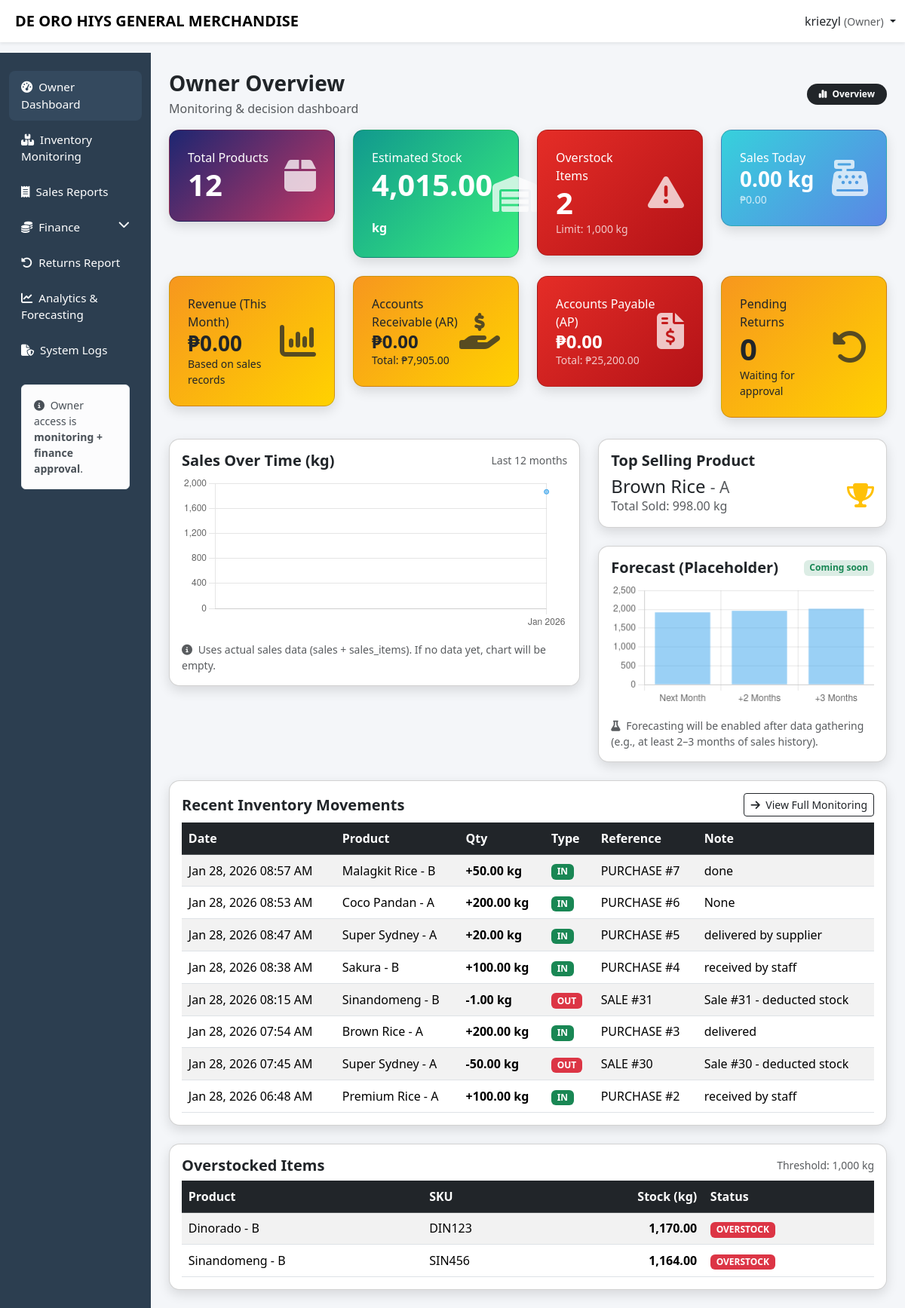
Page /owner/dashboard.php (signed in) on the committed database.
### tables this page shows
CREATE TABLE `inventory_transactions` (
    `inventTrans_id` int(11) NOT NULL,
    `product_id` int(11) DEFAULT NULL,
    `qty_kg` decimal(10,2) DEFAULT NULL,
    `reference_id` int(11) DEFAULT NULL,
    `reference_type` enum('sale','purchase','return','delivery','adjust') DEFAULT NULL,
    `type` enum('in','out','adjust') DEFAULT NULL,
    `note` text DEFAULT NULL,
    `created_at` timestamp NOT NULL DEFAULT current_timestamp()
  );

CREATE TABLE `products` (
    `product_id` int(11) NOT NULL,
    `variety` varchar(100) DEFAULT NULL,
    `grade` varchar(50) DEFAULT NULL,
    `sku` varchar(50) DEFAULT NULL,
    `unit_weight_kg` decimal(10,2) DEFAULT NULL,
    `unit_price` decimal(10,2) DEFAULT NULL,
    `delivery_date` date DEFAULT NULL,
    `created_at` timestamp NOT NULL DEFAULT current_timestamp(),
    `archived` tinyint(1) NOT NULL DEFAULT 0,
    `stock_kg` decimal(10,2) NOT NULL DEFAULT 0.00
  );

### owner/dashboard.php (the view, shortened to what the rows shown need)
<?php
include '../config/db.php';
$OVERSTOCK_LIMIT_KG = 1000;
$overstockList = $conn->query("
  SELECT p.product_id, p.variety, p.grade, p.sku,
    (
      IFNULL(SUM(CASE WHEN LOWER(it.type)='in' THEN it.qty_kg ELSE 0 END),0)
      - IFNULL(SUM(CASE WHEN LOWER(it.type)='out' THEN it.qty_kg ELSE 0 END),0)
      + IFNULL(SUM(CASE WHEN LOWER(it.type)='adjust' THEN it.qty_kg ELSE 0 END),0)
    ) AS stock_kg
  FROM products p
  LEFT JOIN inventory_transactions it ON it.product_id = p.product_id
  WHERE IFNULL(p.archived,0)=0
  GROUP BY p.product_id
  HAVING stock_kg >= $OVERSTOCK_LIMIT_KG
  ORDER BY stock_kg DESC
  LIMIT 8
");
$recentInventory = $conn->query("
    SELECT it.created_at, it.product_id, it.qty_kg, it.type, it.reference_type, it.reference_id, it.note,
           p.variety, p.grade
    FROM inventory_transactions it
    LEFT JOIN products p ON it.product_id = p.product_id
    ORDER BY it.created_at DESC
    LIMIT 8
");
$months = [];
$salesData = [];
$monthly = $conn->query("
    SELECT DATE_FORMAT(s.sale_date,'%b %Y') AS month,
           IFNULL(SUM(si.qty_kg),0) AS total
    FROM sales_items si
    JOIN sales s ON si.sale_id = s.sale_id
    WHERE (s.status IS NULL OR LOWER(s.status) <> 'cancelled')
    GROUP BY YEAR(s.sale_date), MONTH(s.sale_date)
    ORDER BY YEAR(s.sale_date), MONTH(s.sale_date)
    LIMIT 12
");
if($monthly){
    while($r = $monthly->fetch_assoc()){
        $months[] = $r['month'];
        $salesData[] = (float)$r['total'];
    }
}
$forecastLabels = ["Next Month","+2 Months","+3 Months"];
$forecastValues = [0,0,0];
if(count($salesData) > 0){
    $last = (float)$salesData[count($salesData)-1];
    $forecastValues = [
        round($last * 1.03, 2),
        round($last * 1.05, 2),
        round($last * 1.08, 2),
    ];
}
?>
<!DOCTYPE html>
<html lang="en">
<head>
<link href="https://cdn.jsdelivr.net/npm/bootstrap@5.3.2/dist/css/bootstrap.min.css" rel="stylesheet">
<link href="https://cdnjs.cloudflare.com/ajax/libs/font-awesome/6.5.1/css/all.min.css" rel="stylesheet">
<link href="../css/layout.css" rel="stylesheet">
</head>
<body>
<div class="container-fluid">
<div class="row">
<main class="col-lg-10 ms-sm-auto px-4 main-content">
<div class="py-4">
  <div class="card modern-card mt-4">
    <div class="card-body">
      <div class="table-responsive">
        <table class="table table-striped align-middle mb-0">
          <thead class="table-dark">
            <tr>
              <th>Date</th>
              <th>Product</th>
              <th>Qty</th>
              <th>Type</th>
              <th>Reference</th>
              <th>Note</th>
            </tr>
          </thead>
          <tbody>
            <?php if($recentInventory && $recentInventory->num_rows > 0): ?>
              <?php while($row = $recentInventory->fetch_assoc()): ?>
                <?php
                  $dt = $row['created_at'] ? date("M d, Y h:i A", strtotime($row['created_at'])) : '';
                  $prod = trim(($row['variety'] ?? 'N/A') . " - " . ($row['grade'] ?? ''));
                  $t = strtolower(trim($row['type'] ?? ''));
                  $qtyNum = (float)($row['qty_kg'] ?? 0);
                  if($t === 'adjust'){
                      $sign = ($qtyNum >= 0) ? '+' : '-';
                      $qty = $sign . number_format(abs($qtyNum),2) . " kg";
                  } else {
                      $sign = ($t === 'in') ? '+' : (($t === 'out') ? '-' : '');
                      $qty = $sign . number_format(abs($qtyNum),2) . " kg";
                  }
                  $ref = strtoupper((string)($row['reference_type'] ?? ''));
                  $refId = $row['reference_id'] !== null ? ("#".$row['reference_id']) : '';
                  $note = $row['note'] ?? '';
                ?>
                <tr>
                  <td><?= htmlspecialchars($dt) ?></td>
                  <td><?= htmlspecialchars($prod) ?></td>
                  <td class="fw-bold"><?= htmlspecialchars($qty) ?></td>
                  <td>
                    <?php if($t === 'in'): ?>
                      <span class="badge bg-success">IN</span>
                    <?php elseif($t === 'out'): ?>
                      <span class="badge bg-danger">OUT</span>
                    <?php else: ?>
                      <span class="badge bg-secondary"><?= htmlspecialchars(strtoupper($t ?: 'N/A')) ?></span>
                    <?php endif; ?>
                  </td>
                  <td><?= htmlspecialchars(trim($ref . " " . $refId)) ?></td>
                  <td><?= htmlspecialchars($note) ?></td>
                </tr>
              <?php endwhile; ?>
            <?php else: ?>
              <tr><td colspan="6" class="text-center text-muted">No inventory transactions yet.</td></tr>
            <?php endif; ?>
          </tbody>
        </table>
      </div>
    </div>
  </div>
  <div class="card modern-card mt-4">
    <div class="card-body">
      <div class="table-responsive">
        <table class="table table-striped align-middle mb-0">
          <thead class="table-dark">
            <tr>
              <th>Product</th>
              <th>SKU</th>
              <th class="text-end">Stock (kg)</th>
              <th>Status</th>
            </tr>
          </thead>
          <tbody>
            <?php if($overstockList && $overstockList->num_rows > 0): ?>
              <?php while($r = $overstockList->fetch_assoc()): ?>
                <?php
                  $prod2 = trim(($r['variety'] ?? 'N/A') . " - " . ($r['grade'] ?? ''));
                  $sku2 = $r['sku'] ?? '';
                  $stockKg2 = (float)($r['stock_kg'] ?? 0);
                ?>
                <tr>
                  <td><?= htmlspecialchars($prod2) ?></td>
                  <td><?= htmlspecialchars($sku2) ?></td>
                  <td class="text-end fw-bold"><?= number_format($stockKg2,2) ?></td>
                  <td><span class="badge bg-danger">OVERSTOCK</span></td>
                </tr>
              <?php endwhile; ?>
            <?php else: ?>
              <tr><td colspan="4" class="text-center text-muted">No overstock items.</td></tr>
            <?php endif; ?>
          </tbody>
        </table>
      </div>
    </div>
  </div>
</div>
</main>
</div>
</div>
<script>
// Sales chart
new Chart(document.getElementById('salesChart'), {
  type: 'line',
  data: {
    labels: <?= json_encode($months) ?>,
    datasets: [{
      data: <?= json_encode($salesData) ?>,
      tension: 0.4,
      fill: false
    }]
  },
  options: {
    plugins: { legend: { display: false } },
    scales: { y: { beginAtZero: true } }
  }
});
// Forecast placeholder chart
new Chart(document.getElementById('forecastChart'), {
  type: 'bar',
  data: {
    labels: <?= json_encode($forecastLabels) ?>,
    datasets: [{
      data: <?= json_encode($forecastValues) ?>
    }]
  },
  options: {
    plugins: { legend: { display: false } },
    scales: { y: { beginAtZero: true } }
  }
});
</script>
</body>
</html>

### rows in the picture
inventory_transactions: created_at "Jan 28, 2026 08:57 AM", product.grade "Malagkit Rice - B", qty "+50.00 kg", shows "IN", reference_type+reference "PURCHASE #7", note "done"
inventory_transactions: created_at "Jan 28, 2026 08:53 AM", product.grade "Coco Pandan - A", qty "+200.00 kg", shows "IN", reference_type+reference "PURCHASE #6", note "None"
inventory_transactions: created_at "Jan 28, 2026 08:47 AM", product.grade "Super Sydney - A", qty "+20.00 kg", shows "IN", reference_type+reference "PURCHASE #5", note "delivered by supplier"
inventory_transactions: created_at "Jan 28, 2026 08:38 AM", product.grade "Sakura - B", qty "+100.00 kg", shows "IN", reference_type+reference "PURCHASE #4", note "received by staff"
inventory_transactions: created_at "Jan 28, 2026 08:15 AM", product.grade "Sinandomeng - B", qty "-1.00 kg", shows "OUT", reference_type+reference "SALE #31", note "Sale #31 - deducted stock"
inventory_transactions: created_at "Jan 28, 2026 07:54 AM", product.grade "Brown Rice - A", qty "+200.00 kg", shows "IN", reference_type+reference "PURCHASE #3", note "delivered"
inventory_transactions: created_at "Jan 28, 2026 07:45 AM", product.grade "Super Sydney - A", qty "-50.00 kg", shows "OUT", reference_type+reference "SALE #30", note "Sale #30 - deducted stock"
inventory_transactions: created_at "Jan 28, 2026 06:48 AM", product.grade "Premium Rice - A", qty "+100.00 kg", shows "IN", reference_type+reference "PURCHASE #2", note "received by staff"
products: prod2 "Dinorado - B", sku "DIN123", stockKg2 "1,170.00"
products: prod2 "Sinandomeng - B", sku "SIN456", stockKg2 "1,164.00"

### other values in the picture
$username "kriezyl"
$totalProducts "12"
$totalStock "4,015.00"
$overCount "2"
$OVERSTOCK_LIMIT_KG "1,000"
$salesToday['sold_kg'] "0.00"
$salesToday['revenue'] "0.00"
$revenueMonth "0.00"
$ar['balance_ar'] "0.00"
$ar['total_ar'] "7,905.00"
$ap['balance_ap'] "0.00"
$ap['total_ap'] "25,200.00"
$pendingReturns "0"
$topProduct['variety'] "Brown Rice"
$topProduct['grade'] "A"
